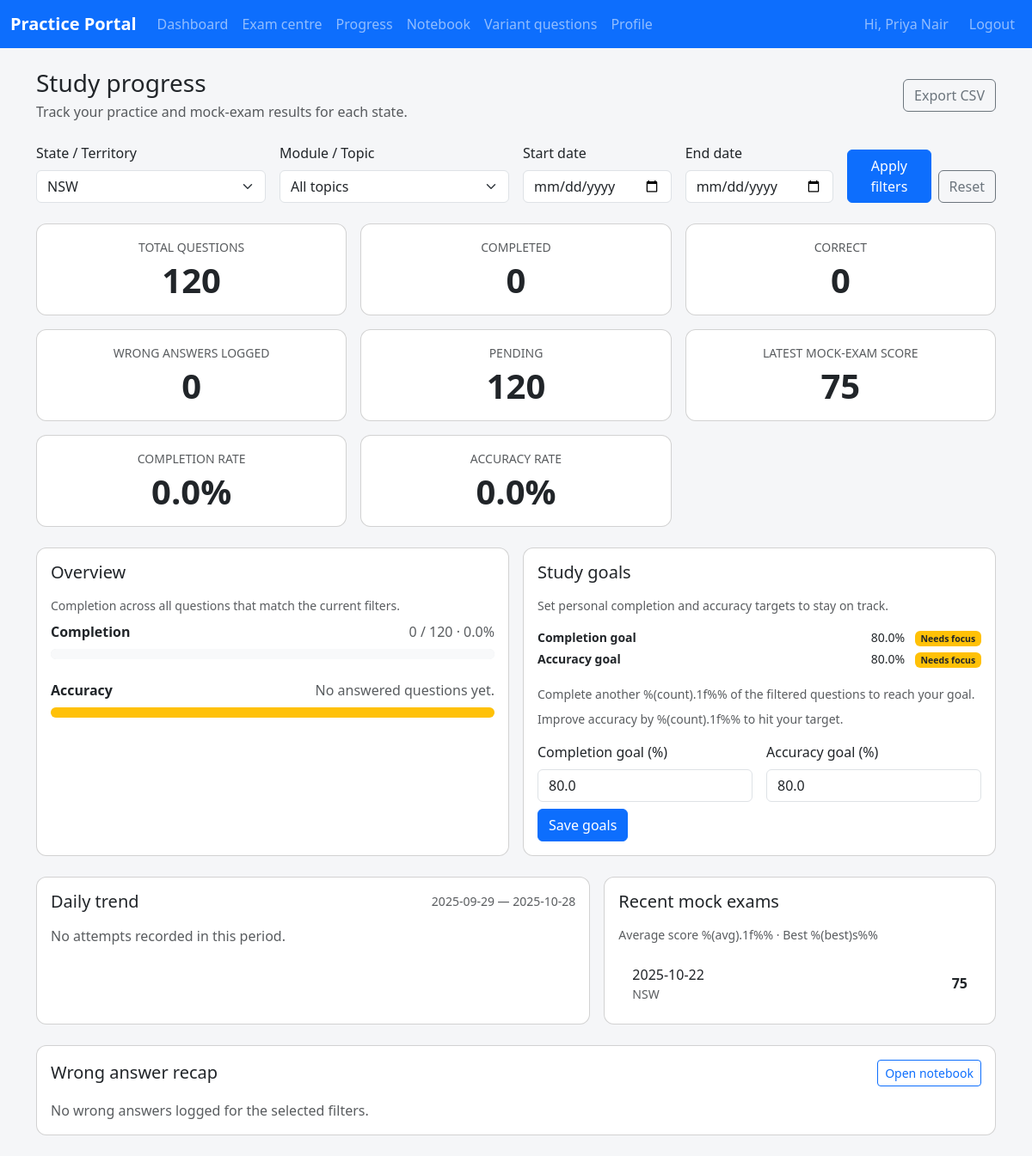
The page /student/progress (signed in) on the database as committed earlier.
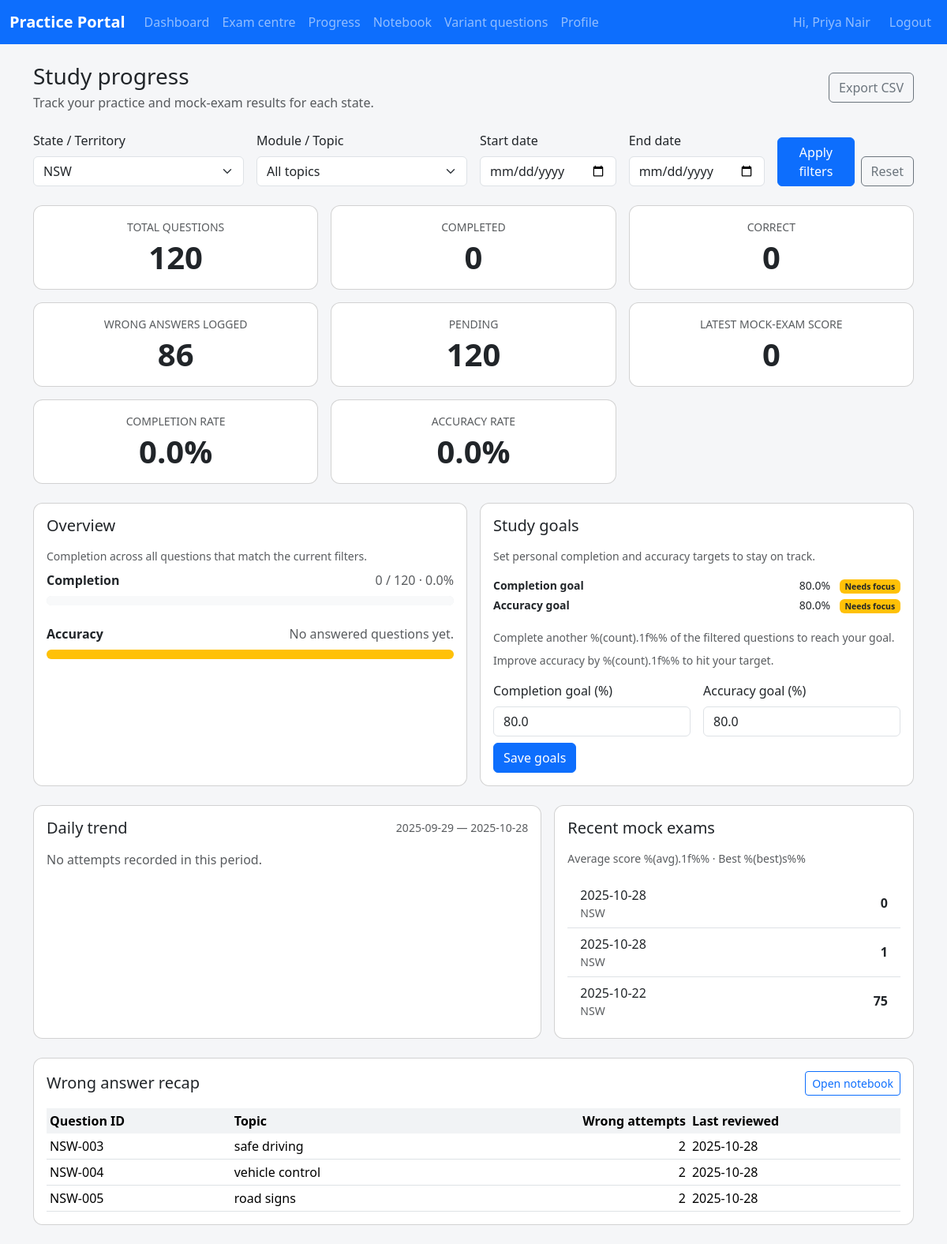
The same page on the database as committed later.
### app/models.py (models this page shows)
class MockExamSummary(db.Model):
    __tablename__ = "mock_exam_summaries"
    id = db.Column(db.Integer, primary_key=True)
    student_id = db.Column(db.Integer, db.ForeignKey("students.id"), nullable=False)
    state = db.Column(db.String(10))
    score = db.Column(db.Integer, nullable=False)
    taken_at = db.Column(db.DateTime, default=datetime.utcnow, nullable=False)
    student = db.relationship("Student", back_populates="mock_exam_summaries")

class Question(db.Model):
    __tablename__ = "questions"
    id = db.Column(db.Integer, primary_key=True)
    qid = db.Column(db.String(50), nullable=False)
    prompt = db.Column(db.Text, nullable=False)
    language = db.Column(db.String(20), nullable=False, default="ENGLISH")
    state_scope = db.Column(db.String(10), nullable=False, default="ALL")
    topic = db.Column(db.String(120), nullable=False, default="general")
    option_a = db.Column(db.String(255), nullable=False, default="Option A")
    option_b = db.Column(db.String(255), nullable=False, default="Option B")
    option_c = db.Column(db.String(255), nullable=False, default="Option C")
    option_d = db.Column(db.String(255), nullable=False, default="Option D")
    correct_option = db.Column(db.String(1), nullable=False, default="A")
    explanation = db.Column(db.Text, nullable=False, default="")
    image_url = db.Column(db.String(500))
    __table_args__ = (
        UniqueConstraint(
            "qid", "state_scope", "language", name="uq_question_qid_state_language"
        ),
    )

class NotebookEntry(db.Model):
    __tablename__ = "notebook_entries"
    id = db.Column(db.Integer, primary_key=True)
    student_id = db.Column(db.Integer, db.ForeignKey("students.id"), nullable=False)
    question_id = db.Column(db.Integer, db.ForeignKey("questions.id"), nullable=False)
    state = db.Column(db.String(10), nullable=False)
    wrong_count = db.Column(db.Integer, nullable=False, default=0)
    last_wrong_at = db.Column(db.DateTime)
    student = db.relationship("Student", back_populates="notebook_entries")
    question = db.relationship("Question")
    __table_args__ = (
        UniqueConstraint("student_id", "question_id", "state", name="uq_notebook_scope"),
    )

### app/student/routes.py (the view, shortened to what this page needs)
@student_bp.route("/progress", methods=["GET", "POST"], endpoint="progress")
@login_required
def progress_overview():
    student = _current_student()
    if not student:
        return _redirect_non_students()
    def _normalise(code: str | None) -> str:
        return (code or "").strip().upper()
    def _parse_date_param(value: str | None):
        if not value:
            return None
        try:
            return datetime.strptime(value, "%Y-%m-%d").date()
        except ValueError:
            return None
    requested_state = _normalise(request.args.get("state"))
    progress_records = (
        StudentStateProgress.query.with_entities(
            func.upper(StudentStateProgress.state).label("state"),
            StudentStateProgress.last_active_at,
        )
        .filter_by(student_id=student.id)
        .order_by(StudentStateProgress.last_active_at.desc())
        .all()
    )
    available_states: list[str] = []
    seen: set[str] = set()
    for state_code, _last_active in progress_records:
        code = _normalise(state_code)
        if code and code not in seen:
            available_states.append(code)
            seen.add(code)
    current_state = _normalise(student.state)
    if current_state and current_state not in seen:
        available_states.insert(0, current_state)
        seen.add(current_state)
    selected_state = requested_state if requested_state in seen else None
    if not selected_state and available_states:
        selected_state = available_states[0]
    request_data = request.args if request.method == "GET" else request.form
    raw_topic = (request_data.get("topic") or "").strip()
    start_date = _parse_date_param(request_data.get("start"))
    end_date = _parse_date_param(request_data.get("end"))
    filter_error: str | None = None
    if start_date and end_date and start_date > end_date:
        filter_error = _t("Start date must be before end date.")
        start_date = end_date = None
    start_at = datetime.combine(start_date, time.min) if start_date else None
    end_at = datetime.combine(end_date, time.max) if end_date else None
    today = datetime.utcnow().date()
    trend_default_start = datetime.combine(today - timedelta(days=29), time.min)
    trend_default_end = datetime.combine(today, time.max)
    trend_start_at = start_at or trend_default_start
    trend_end_at = end_at or trend_default_end
    summary = None
    error_message: str | None = None
    completion_pct = pending_pct = accuracy_pct = incorrect_pct = 0.0
    available_topics: list[str] = []
    trend_points: list[ProgressTrendPoint] = []
    recent_exams = []
    recent_exam_stats: dict[str, float | int | None] | None = None
    wrong_preview: list[dict[str, object]] = []
    if selected_state:
        question_bank = get_questions_for_state(
            selected_state, language=student.preferred_language
        )
        available_topics = sorted(
            {question.topic for question in question_bank if question.topic}
        )
        topic_param = raw_topic or None
        try:
            summary = get_progress_summary(
                student,
                state=selected_state,
                acting_student=student,
                start_at=start_at,
                end_at=end_at,
                topic=topic_param,
            )
            trend_points = get_progress_trend(
                student,
                state=selected_state,
                acting_student=student,
                start_at=trend_start_at,
                end_at=trend_end_at,
                topic=topic_param,
            )
        except (ProgressValidationError, ProgressAccessError) as exc:
            error_message = str(exc)
        if summary:
            def _percent(part: int, whole: int) -> float:
                if whole <= 0:
                    return 0.0
                return round((part / whole) * 100, 1)
            completion_pct = _percent(summary.done, summary.total)
            pending_pct = round(max(0.0, 100.0 - completion_pct), 1)
            accuracy_pct = _percent(summary.correct, summary.done)
            incorrect_pct = round(max(0.0, 100.0 - accuracy_pct), 1)
        if not error_message:
            exam_query = MockExamSummary.query.filter_by(
                student_id=student.id, state=selected_state
            )
            if start_at:
                exam_query = exam_query.filter(MockExamSummary.taken_at >= start_at)
            if end_at:
                exam_query = exam_query.filter(MockExamSummary.taken_at <= end_at)
            recent_exams = exam_query.order_by(
                MockExamSummary.taken_at.desc()
            ).limit(5).all()
            scores = [exam.score for exam in recent_exams if exam.score is not None]
            if scores:
                recent_exam_stats = {
                    "average_score": round(sum(scores) / len(scores), 1),
                    "best_score": max(scores),
                }
            wrong_query = NotebookEntry.query.filter_by(
                student_id=student.id, state=selected_state
            )
            topic_lower = (raw_topic or "").lower()
            if topic_lower:
                wrong_query = wrong_query.join(NotebookEntry.question).filter(
                    func.lower(Question.topic) == topic_lower
                )
            if start_at:
                wrong_query = wrong_query.filter(NotebookEntry.last_wrong_at >= start_at)
            if end_at:
                wrong_query = wrong_query.filter(NotebookEntry.last_wrong_at <= end_at)
            wrong_entries = (
                wrong_query.order_by(NotebookEntry.last_wrong_at.desc().nullslast())
                .limit(3)
                .all()
            )
            wrong_preview = [
                {
                    "qid": entry.question.qid,
                    "topic": entry.question.topic,
                    "wrong_count": entry.wrong_count,
                    "last_wrong_at": entry.last_wrong_at,
                }
                for entry in wrong_entries
            ]
    saved_goal = session.get("progress_goal") or {}
    goal_completion = float(saved_goal.get("completion", 80.0))
    goal_accuracy = float(saved_goal.get("accuracy", 80.0))
    goal_status = {
        "completion": goal_completion,
        "accuracy": goal_accuracy,
        "completion_met": summary is not None and completion_pct >= goal_completion,
        "accuracy_met": summary is not None and accuracy_pct >= goal_accuracy,
        "completion_gap": round(
            max(goal_completion - completion_pct, 0.0), 1
        )
        if summary
        else goal_completion,
        "accuracy_gap": round(max(goal_accuracy - accuracy_pct, 0.0), 1)
        if summary
        else goal_accuracy,
    }
    trend_payload = [
        {
            "day": point.day.isoformat(),
            "attempted": point.attempted,
            "correct": point.correct,
            "accuracy": point.accuracy,
        }
        for point in trend_points
    ]
    trend_summary = None
    export_params = {}
    if selected_state:
        export_params["state"] = selected_state
    if raw_topic:
        export_params["topic"] = raw_topic
    if start_date:
        export_params["start"] = start_date.isoformat()
    if end_date:
        export_params["end"] = end_date.isoformat()
    export_url = url_for("api.progress_export", **export_params) if selected_state else None
    goal_form_defaults = {
        "state": selected_state or "",
        "completion": goal_completion,
        "accuracy": goal_accuracy,
        "start": start_date.isoformat() if start_date else "",
        "end": end_date.isoformat() if end_date else "",
        "topic": raw_topic,
    }
    trend_range = {
        "start": trend_start_at.date(),
        "end": trend_end_at.date(),
    }
    return render_template(
        "student/progress.html",
        available_states=available_states,
        selected_state=selected_state,
        available_topics=available_topics,
        topic_filter=raw_topic,
        start_date=start_date,
        end_date=end_date,
        filter_error=filter_error,
        summary=summary,
        error_message=error_message,
        completion_pct=completion_pct,
        pending_pct=pending_pct,
        accuracy_pct=accuracy_pct,
        incorrect_pct=incorrect_pct,
        export_url=export_url,
        trend_points=trend_payload,
        trend_summary=trend_summary,
        trend_range=trend_range,
        recent_exams=recent_exams,
        recent_exam_stats=recent_exam_stats,
        wrong_preview=wrong_preview,
        goal_status=goal_status,
        goal_form_defaults=goal_form_defaults,
    )

### app/coach/routes.py (called while the page is built, shortened)
@coach_bp.before_app_request
def _restrict_student_portal_access():
    if request.blueprint != "coach":
        return None

### app/i18n.py (called while the page is built)
def normalise_language_code(language: str | None) -> str | None:
    if not language:
        return None
    code = language.strip().upper()
    if code in SUPPORTED_LANGUAGES:
        return code
    return None

def ensure_language_code(language: str | None) -> str:
    normalised = normalise_language_code(language)
    return normalised or DEFAULT_LANGUAGE

def translate_text(text: str, language: str, **format_values: str) -> str:
    catalogue = TRANSLATIONS.get(language, {})
    translated = catalogue.get(text, text)
    if format_values:
        try:
            return translated.format(**format_values)
        except (KeyError, IndexError):
            return translated
    return translated

### app/models.py (called while the page is built)
    @property
    def is_student(self) -> bool:
        return True

### app/services/progress.py (called while the page is built)
def _normalise_state_code(state_code: str | None) -> str:
    code = (state_code or "").strip().upper()
    if not code:
        raise ProgressValidationError("A state code must be provided.")
    return code

### app/templates/student/progress.html (shortened to what the changed rows need)
{% extends "base.html" %}
{% block content %}
<div class="d-flex flex-column flex-md-row align-items-md-center justify-content-between gap-3 mb-4">
  <div>
    <h1 class="h3 mb-1">{{ _('Study progress') }}</h1>
  </div>
</div>
{% if error_message %}
<div class="alert alert-danger" role="alert">{{ _(error_message) }}</div>
{% elif summary %}
  <div class="row row-cols-1 row-cols-sm-2 row-cols-lg-3 g-3 mb-4">
    {% set cards = [
      (_('Total questions'), summary.total),
      (_('Completed'), summary.done),
      (_('Correct'), summary.correct),
      (_('Wrong answers logged'), summary.wrong),
      (_('Pending'), summary.pending),
      (_('Latest mock-exam score'), summary.last_score if summary.last_score is not none else '—'),
      (_('Completion rate'), '%.1f%%'|format(completion_pct)),
      (_('Accuracy rate'), '%.1f%%'|format(accuracy_pct)),
    ] %}
    {% for label, value in cards %}
    <div class="col">
      <div class="card h-100">
        <div class="card-body text-center">
          <p class="text-uppercase small text-muted mb-1">{{ label }}</p>
          <p class="display-6 fw-semibold mb-0">{{ value }}</p>
        </div>
      </div>
    </div>
    {% endfor %}
  </div>
  {% if summary.total == 0 %}
  <div class="alert alert-info" role="alert">{{ _('Start a practice to see progress.') }}</div>
  {% else %}
  <div class="row g-3 mb-4">
    <div class="col-lg-6">
      <div class="card h-100">
        <div class="card-body">
          <h2 class="h5 mb-3">{{ _('Overview') }}</h2>
        </div>
      </div>
    </div>
    <div class="col-lg-6">
      <div class="card h-100">
        <div class="card-body">
          <h2 class="h5 mb-3">{{ _('Study goals') }}</h2>
        </div>
      </div>
    </div>
  </div>
  <div class="row g-3 mb-4">
    <div class="col-xl-7">
      <div class="card h-100">
        <div class="card-body">
          <div class="d-flex justify-content-between align-items-center mb-3">
            <h2 class="h5 mb-0">{{ _('Daily trend') }}</h2>
          </div>
        </div>
      </div>
    </div>
    <div class="col-xl-5">
      <div class="card h-100">
        <div class="card-body">
          <h2 class="h5 mb-3">{{ _('Recent mock exams') }}</h2>
          {% if recent_exams %}
          <ul class="list-group list-group-flush">
            {% for exam in recent_exams %}
            <li class="list-group-item d-flex justify-content-between align-items-center">
              <span>
                {{ exam.taken_at.date() if exam.taken_at }}
                <span class="text-muted small d-block">{{ exam.state }}</span>
              </span>
              <span class="fw-semibold">{{ exam.score if exam.score is not none else '—' }}</span>
            </li>
            {% endfor %}
          </ul>
          {% else %}
          <p class="text-muted mb-0">{{ _('No mock exams in this period.') }}</p>
          {% endif %}
        </div>
      </div>
    </div>
  </div>
  <div class="card mb-4">
    <div class="card-body">
      <div class="d-flex flex-column flex-md-row justify-content-between align-items-md-center mb-3 gap-2">
        <h2 class="h5 mb-0">{{ _('Wrong answer recap') }}</h2>
        {% if selected_state %}
        <a class="btn btn-sm btn-outline-primary" href="{{ url_for('student.notebook', state=selected_state) }}">{{ _('Open notebook') }}</a>
        {% endif %}
      </div>
      {% if wrong_preview %}
      <div class="table-responsive">
        <table class="table table-sm align-middle mb-0">
          <thead>
            <tr>
              <th scope="col">{{ _('Question ID') }}</th>
              <th scope="col">{{ _('Topic') }}</th>
              <th scope="col" class="text-end">{{ _('Wrong attempts') }}</th>
              <th scope="col">{{ _('Last reviewed') }}</th>
            </tr>
          </thead>
          <tbody>
            {% for row in wrong_preview %}
            <tr>
              <td>{{ row.qid }}</td>
              <td>{{ row.topic or _('—') }}</td>
              <td class="text-end">{{ row.wrong_count }}</td>
              <td>{{ row.last_wrong_at.date() if row.last_wrong_at else _('Never') }}</td>
            </tr>
            {% endfor %}
          </tbody>
        </table>
      </div>
      {% else %}
      <p class="text-muted mb-0">{{ _('No wrong answers logged for the selected filters.') }}</p>
      {% endif %}
    </div>
  </div>
  {% endif %}
{% else %}
  <div class="alert alert-info" role="alert">{{ _('Switch to a state to load progress data.') }}</div>
{% endif %}
{% endblock %}

Rows that differ between the two databases and show on the page:
added MockExamSummary: taken_at "2025-10-28", state "NSW", score "0"
added MockExamSummary: taken_at "2025-10-28", state "NSW", score "1"
now on this page (row unchanged): Question: qid "NSW-003", topic "safe driving", wrong_count "2", last_wrong_at "2025-10-28"
now on this page (row unchanged): Question: qid "NSW-004", topic "vehicle control", wrong_count "2", last_wrong_at "2025-10-28"
now on this page (row unchanged): Question: qid "NSW-005", topic "road signs", wrong_count "2", last_wrong_at "2025-10-28"
Other text that changed with them:
new list line: "WRONG ANSWERS LOGGED 86"
new list line: "LATEST MOCK-EXAM SCORE 0"
text no longer shown: "No wrong answers logged for the selected filters."
text now shown: "Question ID Topic Wrong attempts Last reviewed"
list line gone: "WRONG ANSWERS LOGGED 0"
list line gone: "LATEST MOCK-EXAM SCORE 75"
